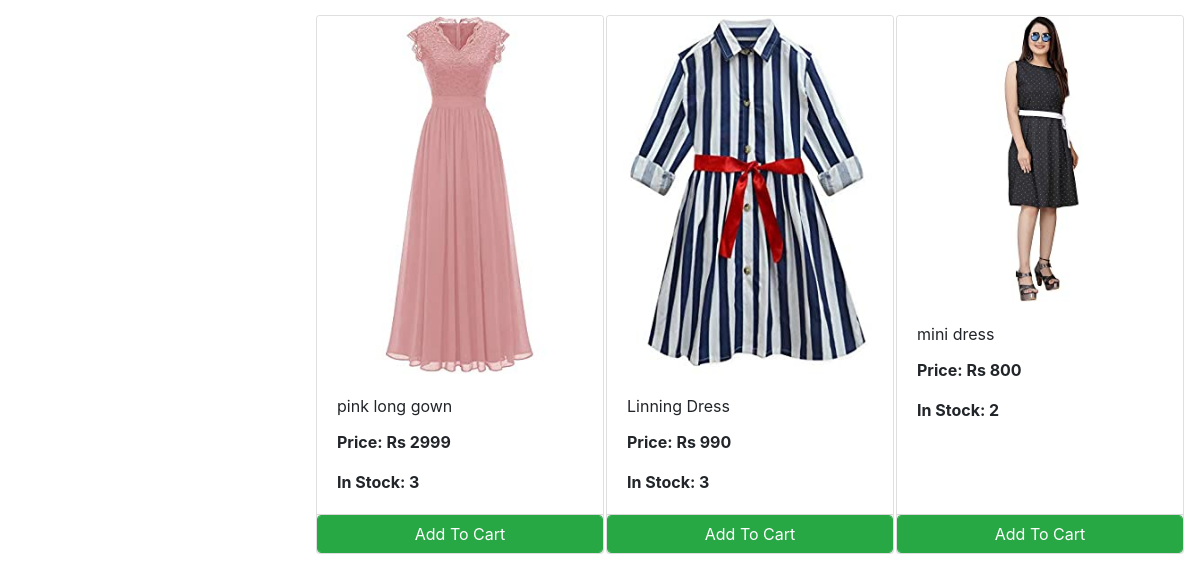
Before: /store?category=22 (signed in, lower part) with the older database file.
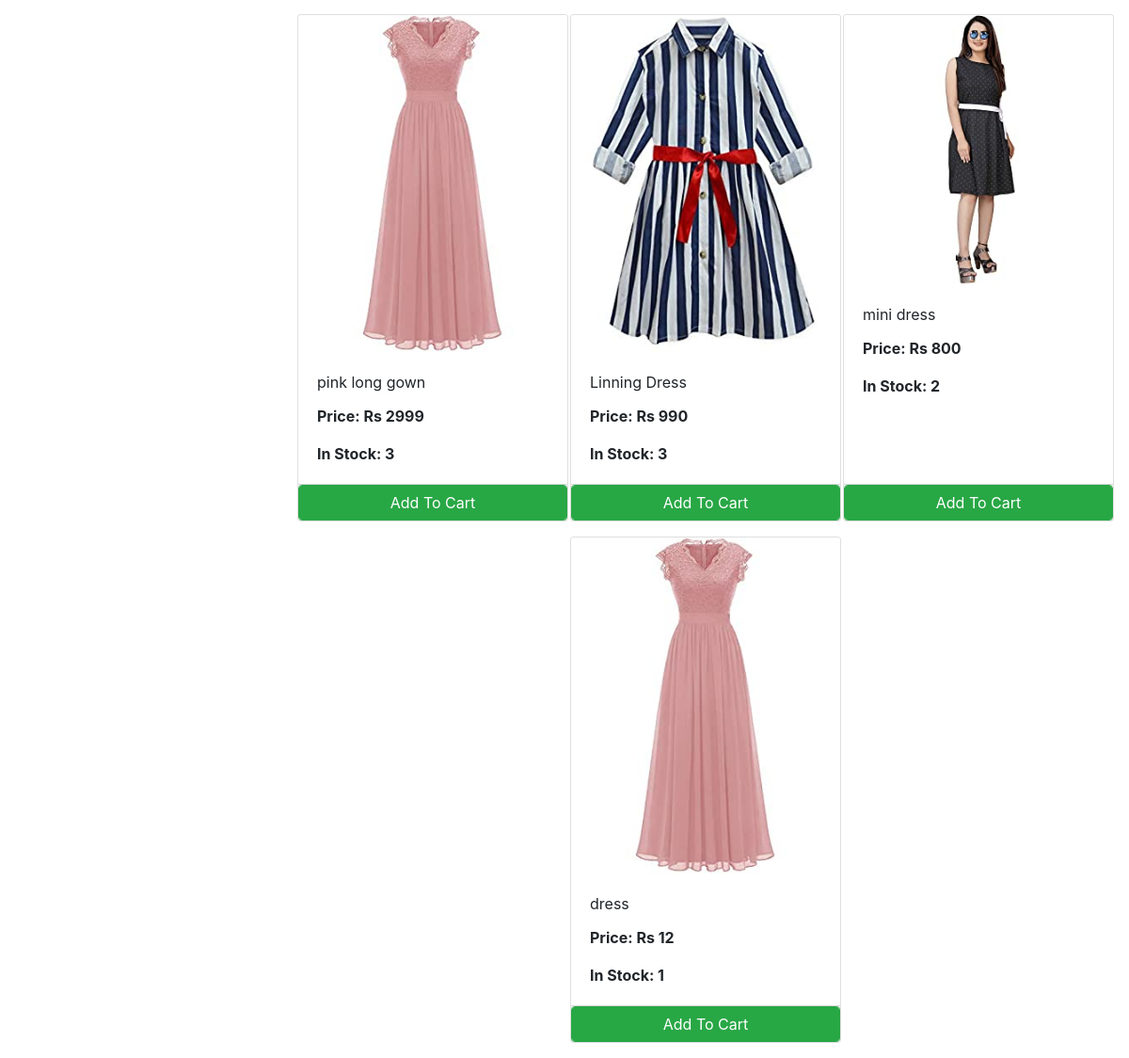
After: the same page with the newer database file.
### store/models/product.py (models this page shows, shortened)
class Products(models.Model):
    name = models.CharField(max_length=60)
    price= models.IntegerField(default=0)
    category= models.ForeignKey(Category,on_delete=models.CASCADE,default=1 )
    description= models.CharField(max_length=250, default='', blank=True, null= True)
    image= models.ImageField(upload_to='uploads/products/')
    seller = models.EmailField()
    quantity = models.IntegerField(default=0)
    @staticmethod
    def get_all_products_by_categoryid(category_id):
        if category_id:
            return Products.objects.filter (category=category_id)
        else:
            return Products.get_all_products();

### store/views/home.py (the view)
# urls.py: path('' , include('store.urls'))
@cache_control(no_cache=True, must_revalidate=True, no_store=True)
def store(request):
    if (request.session.get('customer')):
        cart = request.session.get('cart')
        if not cart:
            request.session['cart'] = {}
        products = None
        categories = Category.get_all_categories()
        categoryID = request.GET.get('category')
        if categoryID:
            products = Products.get_all_products_by_categoryid(categoryID)
        else:
            products = Products.get_all_products();
        data = {}
        data['products'] = products
        data['categories'] = categories
        print('you are : ', request.session.get('email'))
        return render(request, 'index.html', data)
    else:
        return redirect('login')

### store/models/category.py (called while the page is built)
    @staticmethod
    def get_all_categories():
        return Category.objects.all()

### store/templatetags/cart.py (called while the page is built)
@register.filter (name='is_in_cart')
def is_in_cart(product, cart):
    keys = cart.keys ()
    for id in keys:
        if int (id) == product.id:
            return True
    return False;

### store/templatetags/custom_filter.py (called while the page is built)
@register.filter(name='currency')
def currency(number):
    return "Rs "+str(number)

### store/templates/index.html (shortened to what this page needs)
{% extends 'base.html' %}
{% block content %}
{% load cart %}
{% load custom_filter %}
<div class="container-fluid mt-3">
	<div class="row">
		<div class="col-lg-3 mx-auto">
		</div>
		<div id='products' class="col-lg-9 mx-auto">
			<div class="row mx-auto">
				{% for product in products %}
				<div class="card mx-auto mb-3" id={{product.id}} style="width: 18rem;">
					<img class="card-img-top" src="{{product.image.url}}" alt="Card image cap">
					<div class="card-body">
						<p class="card-title">{{product.name}}</p>
						<p class="card-text"><b>Price: {{product.price|currency}}</b></p>
						<p class="card-text"><b>In Stock: {{product.quantity}}</b></p>
					</div>
					<div class="card-footer p-0 no-gutters">
						{% if product|is_in_cart:request.session.cart %}
						<div class="row no-gutters">
							<form action="/#{{product.id}}" class="col-2 " method="post">
								{% csrf_token %}
								<input hidden type="text" name='product' value='{{product.id}}'>
								<input hidden type="text" name='remove' value='True'>
								<input type="submit" value=" - " class="btn btn-block btn-success border-right">
							</form>
							<div class="text-center col btn btn-success">{{product|cart_quantity:request.session.cart}} in Cart</div>
							<form action="/#{{product.id}}" class="col-2 " method="post">
								{% csrf_token %}
								<input hidden type="text" name='product' value='{{product.id}}'>
								<input type="submit" value=" + " class="btn btn-block btn-success border-left">
							</form>
						</div>
						{% else %}
						<form action="/#{{product.id}}" method="POST" class="btn-block">
							<input type="submit" class="float-right btn btn-success form-control"
								value="Add To Cart">
						</form>
						{% endif %}
					</div>
				</div>
				{% endfor %}
			</div>
		</div>
	</div>
</div>
{% endblock %}

### store/templates/base.html (shortened to what this page needs)
<!doctype html>
<html lang="en">
<head>
  <link rel="stylesheet" href="https://maxcdn.bootstrapcdn.com/bootstrap/4.0.0/css/bootstrap.min.css"
>
</head>
<body>
    <link rel="stylesheet" href="https://use.fontawesome.com/releases/v5.7.0/css/all.css">
  {% block content %}{% endblock %}
</body>
</html>

Changed rows visible on the page:
added Products: image (picture), name "dress", price "Rs 12", quantity "1"
